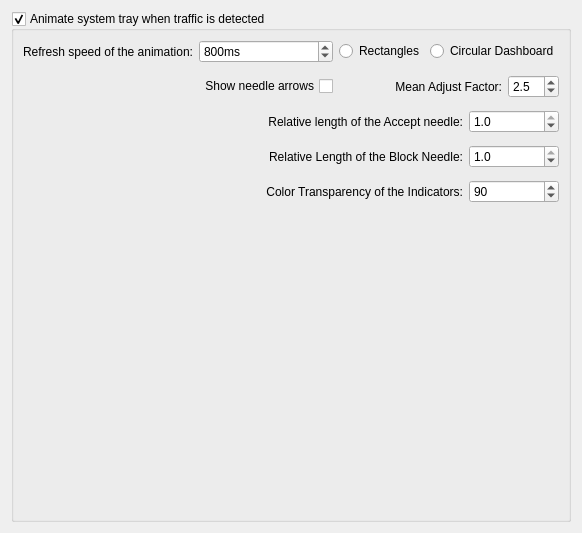
     <widget class="QWidget" name="tabSystray">
      <attribute name="title">
       <string>System Tray</string>
      </attribute>
      <layout class="QHBoxLayout" name="horizontalLayout_3">
       <item>
        <widget class="QGroupBox" name="gBAnimateSystray">
         <property name="title">
          <string>Animate system tray when traffic is detected</string>
         </property>
         <property name="checkable">
          <bool>true</bool>
         </property>
         <property name="checked">
          <bool>true</bool>
         </property>
         <layout class="QGridLayout" name="gridLayout">
          <property name="verticalSpacing">
           <number>12</number>
          </property>
          <item row="0" column="0">
           <widget class="QLabel" name="label_3">
            <property name="sizePolicy">
             <sizepolicy hsizetype="Preferred" vsizetype="Preferred">
              <horstretch>1</horstretch>
              <verstretch>0</verstretch>
             </sizepolicy>
            </property>
            <property name="text">
             <string>Refresh speed of the animation:</string>
            </property>
            <property name="alignment">
             <set>Qt::AlignRight|Qt::AlignTrailing|Qt::AlignVCenter</set>
            </property>
           </widget>
          </item>
          <item row="0" column="1">
           <widget class="IQFSpinBox" name="sBAnimationSpeed">
            <property name="suffix">
             <string>ms</string>
            </property>
            <property name="minimum">
             <number>300</number>
            </property>
            <property name="maximum">
             <number>1500</number>
            </property>
            <property name="value">
             <number>800</number>
            </property>
           </widget>
          </item>
          <item row="0" column="2">
           <widget class="IQFRadioButton" name="rBRectangles">
            <property name="text">
             <string>Rectangles</string>
            </property>
           </widget>
          </item>
          <item row="0" column="3" colspan="3">
           <widget class="IQFRadioButton" name="rBCircularGauge">
            <property name="text">
             <string>Circular Dashboard</string>
            </property>
            <property name="checked">
             <bool>false</bool>
            </property>
           </widget>
          </item>
          <item row="1" column="1">
           <widget class="IQFCheckBox" name="cBNeedleArrows">
            <property name="layoutDirection">
             <enum>Qt::RightToLeft</enum>
            </property>
            <property name="text">
             <string>Show needle arrows</string>
            </property>
           </widget>
          </item>
          <item row="1" column="2" colspan="3">
           <widget class="QLabel" name="labelMeanAdjustFactor">
            <property name="text">
             <string>Mean Adjust Factor:</string>
            </property>
            <property name="alignment">
             <set>Qt::AlignRight|Qt::AlignTrailing|Qt::AlignVCenter</set>
            </property>
           </widget>
          </item>
          <item row="1" column="5">
           <widget class="IQFDoubleSpinBox" name="dSBMeanAdjustFactor">
            <property name="decimals">
             <number>1</number>
            </property>
            <property name="minimum">
             <double>1.000000000000000</double>
            </property>
            <property name="maximum">
             <double>10.000000000000000</double>
            </property>
            <property name="singleStep">
             <double>0.100000000000000</double>
            </property>
            <property name="value">
             <double>2.500000000000000</double>
            </property>
           </widget>
          </item>
          <item row="2" column="1" colspan="3">
           <widget class="QLabel" name="labelAllowNeedleLen">
            <property name="text">
             <string>Relative length of the Accept needle:</string>
            </property>
            <property name="alignment">
             <set>Qt::AlignRight|Qt::AlignTrailing|Qt::AlignVCenter</set>
            </property>
           </widget>
          </item>
          <item row="2" column="4" colspan="2">
           <widget class="IQFDoubleSpinBox" name="dSBAllowNeedle">
            <property name="decimals">
             <number>1</number>
            </property>
            <property name="maximum">
             <double>1.000000000000000</double>
            </property>
            <property name="singleStep">
             <double>0.100000000000000</double>
            </property>
            <property name="value">
             <double>1.000000000000000</double>
            </property>
           </widget>
          </item>
          <item row="3" column="1" colspan="3">
           <widget class="QLabel" name="labelBlockNeedleLen">
            <property name="text">
             <string>Relative Length of the Block Needle:</string>
            </property>
            <property name="alignment">
             <set>Qt::AlignRight|Qt::AlignTrailing|Qt::AlignVCenter</set>
            </property>
           </widget>
          </item>
          <item row="3" column="4" colspan="2">
           <widget class="IQFDoubleSpinBox" name="dSBBlockNeedle">
            <property name="decimals">
             <number>1</number>
            </property>
            <property name="maximum">
             <double>1.000000000000000</double>
            </property>
            <property name="singleStep">
             <double>0.100000000000000</double>
            </property>
            <property name="value">
             <double>1.000000000000000</double>
            </property>
           </widget>
          </item>
          <item row="4" column="1" colspan="3">
           <widget class="QLabel" name="labelAlpha">
            <property name="text">
             <string>Color Transparency of the Indicators:</string>
            </property>
            <property name="alignment">
             <set>Qt::AlignRight|Qt::AlignTrailing|Qt::AlignVCenter</set>
            </property>
           </widget>
          </item>
          <item row="4" column="4" colspan="2">
           <widget class="IQFSpinBox" name="spinBoxAlpha">
            <property name="maximum">
             <number>255</number>
            </property>
            <property name="value">
             <number>90</number>
            </property>
           </widget>
          </item>
          <item row="5" column="1">
           <spacer name="verticalSpacer_2">
            <property name="orientation">
             <enum>Qt::Vertical</enum>
            </property>
            <property name="sizeHint" stdset="0">
             <size>
              <width>20</width>
              <height>307</height>
             </size>
            </property>
           </spacer>
          </item>
         </layout>
        </widget>
       </item>
      </layout>
     </widget>
